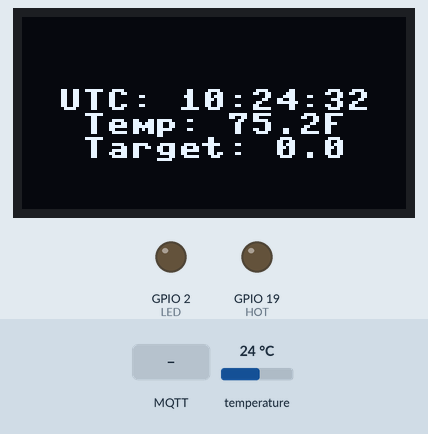
Bench run of a program on a simulated ESP32 board running MicroPython. Parts: 128×64 one-colour display, output pins drawn as LEDs (lit = HIGH). Inputs (shaded band) come from the test bench; at power-on: temperature 24 °C. WiFi joins after 1.5 s; the clock reads 2024-03-15 10:24:30 at power-on unless the program sets it; no MQTT or app messages arrive unless stated; values from a settings file that is not in the repository are placeholders; library files of the repository ran but are not shown: ssd1306.py, gfx.py; pins used as bus, display or sensor lines are not drawn; what the program prints to the serial console is not drawn.

Above: at 3.4 s.
3.5 s: MQTT message "1" arrives on the first subscribed topic
At 5.5 s:
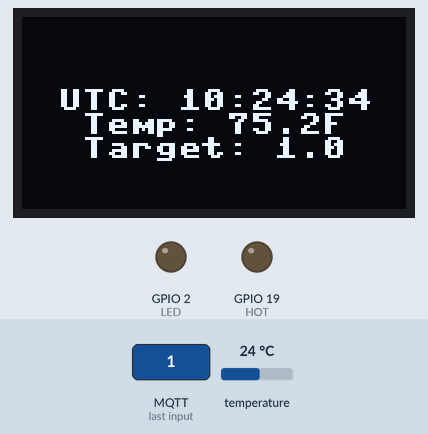
7.2 s: temperature set to 12 °C
At 9.5 s:
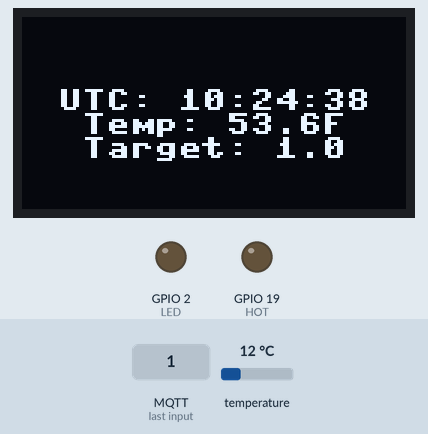
11.2 s: temperature set to 19 °C
At 13.5 s:
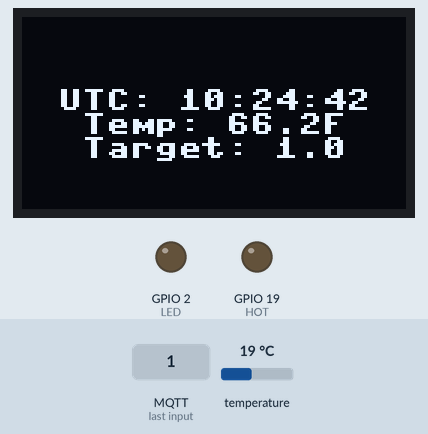
15.2 s: temperature set to 28 °C
At 17.2 s:
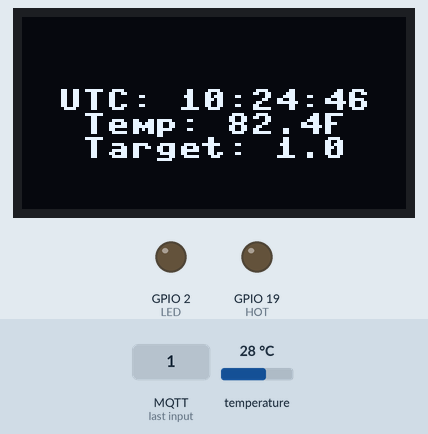
Timing chart, 0 to 18.7 s (numbered marks = the images above; inputs shaded):
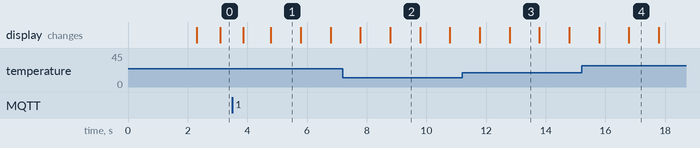

The program:

main.py
```python
# Complete project details at https://RandomNerdTutorials.com

import textout
import time
import machine
import ntptime
import wlan
import tempreader
import relay

#import awsiotconfig
#from mqtt_reader_aws import MQTTReaderAWS

import mqtthost
from mqtt_reader import MQTTReader


class mainloop:
    def __init__(self):
        wlan.do_connect()
        self.rtc = machine.RTC()

        try:
            ntptime.settime()
        except:
            pass
            #Use old time

        self.unit='F'
        self.hysterisis=0.5
        self.temp=0.0
        self.target = 0.0
        self.tempDevice = tempreader.tempreader(self.unit)

        self.m = MQTTReader(
            mqtthost.MQTT_CLIENT_ID,
            mqtthost.MQTT_HOST,
            mqtthost.MQTT_PORT,
            mqtthost.MQTT_TOPIC)

        self.txt = textout.textout()

    def thermostat(self):
        self.get_target()
        self.get_temp()
        if self.temp > self.target + self.hysterisis:
            relay.COLD.on()
            relay.HOT.off()
        elif self.temp < self.target - self.hysterisis :
            relay.HOT.on()
            relay.COLD.off()
        else:
            relay.COLD.off()
            relay.HOT.off()

    def get_target(self):
        targetstring = self.m.last_msg()
        try:
            self.target = float(targetstring)
        except:
            print("ERROR: No valid target")
        return(self.target)

    def get_temp(self):
        self.temp = self.tempDevice.get_temp()
        return(self.temp)

    def run(self):
        old_second = 99
        while True:
            # Check message, if none, keep going
            # If in separate loop, use wait_msg that holds until there is a message
            self.m.check_msg()
            #date_str = "Date: {1:02d}/{2:02d}/{0:4d}".format(*self.rtc.datetime())
            current_time = self.rtc.datetime()
            year,*z,hour,min,second,us=current_time

            # Cycle over x time
            if second != old_second:
                old_second = second
                self.thermostat()
                time_str = "UTC: {4:02d}:{5:02d}:{6:02d}".format(*current_time)
                self.txt.clear()
                self.txt.centerline(time_str,3)

                self.txt.centerline("Temp: {:.1f}{}".format(self.temp,self.unit),4)

                self.txt.centerline("Target: {}".format(self.target),5)
                self.txt.show()


if __name__ == "__main__":
    m = mainloop()
    m.run()
```

textout.py
```python
# Complete project details at https://RandomNerdTutorials.com

from machine import Pin, I2C
import ssd1306
from time import sleep
import os
from time import sleep_ms
import gfx


class textout:
    def __init__(self):
        # ESP32 Pin assignment
        i2c = I2C(-1, scl=Pin(22), sda=Pin(21))

        # ESP8266 Pin assignment
        #i2c = I2C(-1, scl=Pin(5), sda=Pin(24))

        # Reset OLED
        oledReset=Pin(16, Pin.OUT)
        oledReset.value(0)
        sleep_ms(500)
        oledReset.value(1)

        self.oled_width = 128
        self.oled_height = 64
        self.oled = ssd1306.SSD1306_I2C(self.oled_width, self.oled_height, i2c)
        self.oled.fill(0)
        self.oled.show()

    def clear(self):
        self.oled.fill(0)

    def show(self):
        self.oled.show()

    def centerline(self, txt, line=4):
        txt = str(txt)
        Xstart = 64-len(txt)*4
        self.oled.text(txt, Xstart, line*8)
```

wlan.py
```python
# Very simple example of how to setup network
# Best run interactively
# Enter SSID and PASSWORD here or load file once and then
# run the function with the right parameters

import network
import wlanconfig

def do_connect():
    import network
    wlan = network.WLAN(network.STA_IF)
    wlan.active(True)
    if not wlan.isconnected():
        print('connecting to network...')
        wlan.connect(wlanconfig.ESSID,wlanconfig.PASSWORD)
        while not wlan.isconnected():
            pass
    print('network config:', wlan.ifconfig())
```

tempreader.py
```python
import machine
import json
import ubinascii
from ds18x20 import DS18X20
from onewire import OneWire
import time


class tempreader:

    def __init__(self, unit='C'):

        pin = machine.Pin(18)
        o = OneWire(pin)

        self.d = DS18X20(o)
        self.devicelist = self.d.scan()
        self.unit = unit
        self.C = 0


    # Assume there is just one sensor
    def get_temp(self):
        all=self.get_temp_list()
        hexi = ubinascii.hexlify(self.devicelist[0])
        return(all[hexi])

    # For a full list of sensors get all
    def get_temp_list(self):
        tempdict = {}
        self.d.convert_temp()
        time.sleep_ms(750)

        # Multiple temperature sensors are OK with onewire bus
        for device in self.devicelist:
            try:
                self.C = self.d.read_temp(device)
            except:
                pass
                # Better luck next time

            if self.unit == 'F':
                temp=(self.C * 9/5) + 32
            else:
                temp=self.C
            tempdict[ubinascii.hexlify(device)] = temp
        return(tempdict)
```

relay.py
```python
import machine

HOT = machine.Pin(19, machine.Pin.OUT)
COLD = machine.Pin(23, machine.Pin.OUT)
```

mqtthost.py
```python
MQTT_HOST='192.168.62.26'
MQTT_CLIENT_ID='esp32'
MQTT_PORT=1883
MQTT_TOPIC='tempctrlpub'
```

mqtt_reader.py
```python
# Writer interface over umqtt API.
import machine
from umqtt.robust import MQTTClient
import json
import LED


MESSAGE = b''

def sub_cb(topic, msg):
    global MESSAGE
    MESSAGE = msg
    print((topic, MESSAGE))


class MQTTReader:
    __slots__ = ('host', 'port', 'topic', 'client')
    def __init__(self, name, host, port, topic):
        self.topic = topic
        self.host = host
        self.port = port
        self.client = MQTTClient(name, host, port)
        self.client.set_callback(sub_cb)

        self._connect()

        self.client.subscribe(topic=self.topic)

    def _connect(self):
        print("Connecting to %s:%s" % (self.host, self.port))
        self.client.connect()
        print("Connection successful")

    def on_completed(self):
        print("mqtt_completed, disconnecting")
        self.client.disconnect()

    def on_error(self, e):
        print("mqtt on_error: %s, disconnecting" %e)
        self.client.disconnect()

    def disconnect(self):
        self.client.disconnect()

    def wait_msg(self):
        self.client.wait_msg()

    def check_msg(self):
        self.client.check_msg()

    def last_msg(self):
        return(str(MESSAGE, 'utf-8'))
```

LED.py
```python
import machine

LED = machine.Pin(2, machine.Pin.OUT)
```

Measured:
- what the display in image 1 shows lasts 1.0 s, from 4.8 s to 5.8 s
